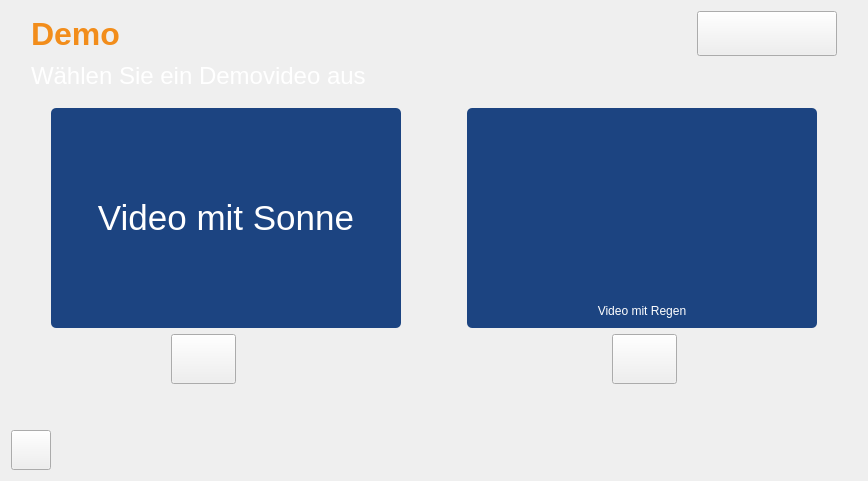
      <widget class="QWidget" name="DemoScreen">
       <layout class="QVBoxLayout" name="verticalLayout_3">
        <item>
         <layout class="QHBoxLayout" name="lyth_headline_demoscreen">
          <property name="spacing">
           <number>6</number>
          </property>
          <property name="leftMargin">
           <number>20</number>
          </property>
          <property name="topMargin">
           <number>0</number>
          </property>
          <property name="rightMargin">
           <number>20</number>
          </property>
          <property name="bottomMargin">
           <number>0</number>
          </property>
          <item>
           <widget class="QLabel" name="lbl_demo">
            <property name="font">
             <font>
              <pointsize>24</pointsize>
              <weight>75</weight>
              <bold>true</bold>
             </font>
            </property>
            <property name="statusTip">
             <string notr="true"/>
            </property>
            <property name="whatsThis">
             <string notr="true"/>
            </property>
            <property name="accessibleName">
             <string notr="true"/>
            </property>
            <property name="accessibleDescription">
             <string notr="true"/>
            </property>
            <property name="styleSheet">
             <string notr="true">color: rgb(242, 141, 27);</string>
            </property>
            <property name="text">
             <string notr="true">Demo</string>
            </property>
           </widget>
          </item>
          <item>
           <spacer name="horizontalSpacer_11">
            <property name="orientation">
             <enum>Qt::Horizontal</enum>
            </property>
            <property name="sizeHint" stdset="0">
             <size>
              <width>10</width>
              <height>10</height>
             </size>
            </property>
           </spacer>
          </item>
          <item>
           <widget class="QPushButton" name="btn_info_demoscreen">
            <property name="sizePolicy">
             <sizepolicy hsizetype="Fixed" vsizetype="Fixed">
              <horstretch>0</horstretch>
              <verstretch>0</verstretch>
             </sizepolicy>
            </property>
            <property name="minimumSize">
             <size>
              <width>140</width>
              <height>45</height>
             </size>
            </property>
            <property name="maximumSize">
             <size>
              <width>140</width>
              <height>45</height>
             </size>
            </property>
            <property name="baseSize">
             <size>
              <width>0</width>
              <height>0</height>
             </size>
            </property>
            <property name="statusTip">
             <string notr="true"/>
            </property>
            <property name="whatsThis">
             <string notr="true"/>
            </property>
            <property name="accessibleName">
             <string notr="true"/>
            </property>
            <property name="accessibleDescription">
             <string notr="true"/>
            </property>
            <property name="styleSheet">
             <string notr="true">QPushButton:hover{
	border-radius:5px;
	border: 2px solid rgb(255, 255, 255)

}</string>
            </property>
            <property name="text">
             <string notr="true"/>
            </property>
            <property name="icon">
             <iconset resource="image_ressources.qrc">
              <normaloff>:/icons/info_logo</normaloff>:/icons/info_logo</iconset>
            </property>
            <property name="iconSize">
             <size>
              <width>130</width>
              <height>30</height>
             </size>
            </property>
           </widget>
          </item>
         </layout>
        </item>
        <item>
         <layout class="QVBoxLayout" name="lytv_bigCenter_demoScreen">
          <property name="sizeConstraint">
           <enum>QLayout::SetDefaultConstraint</enum>
          </property>
          <property name="leftMargin">
           <number>0</number>
          </property>
          <property name="rightMargin">
           <number>0</number>
          </property>
          <item>
           <layout class="QHBoxLayout" name="lyth_smallText_Demo">
            <property name="leftMargin">
             <number>20</number>
            </property>
            <property name="topMargin">
             <number>0</number>
            </property>
            <item alignment="Qt::AlignTop">
             <widget class="QLabel" name="label_demotext">
              <property name="sizePolicy">
               <sizepolicy hsizetype="Fixed" vsizetype="Fixed">
                <horstretch>0</horstretch>
                <verstretch>0</verstretch>
               </sizepolicy>
              </property>
              <property name="font">
               <font>
                <pointsize>18</pointsize>
                <weight>50</weight>
                <bold>false</bold>
               </font>
              </property>
              <property name="statusTip">
               <string notr="true"/>
              </property>
              <property name="whatsThis">
               <string notr="true"/>
              </property>
              <property name="accessibleName">
               <string notr="true"/>
              </property>
              <property name="accessibleDescription">
               <string notr="true"/>
              </property>
              <property name="styleSheet">
               <string notr="true">color: rgb(255, 255, 255);</string>
              </property>
              <property name="text">
               <string notr="true">Wählen Sie ein Demovideo aus</string>
              </property>
             </widget>
            </item>
            <item>
             <spacer name="horizontalSpacer_12">
              <property name="orientation">
               <enum>Qt::Horizontal</enum>
              </property>
              <property name="sizeHint" stdset="0">
               <size>
                <width>40</width>
                <height>20</height>
               </size>
              </property>
             </spacer>
            </item>
            <item>
             <spacer name="verticalSpacer_10">
              <property name="orientation">
               <enum>Qt::Vertical</enum>
              </property>
              <property name="sizeHint" stdset="0">
               <size>
                <width>20</width>
                <height>40</height>
               </size>
              </property>
             </spacer>
            </item>
           </layout>
          </item>
          <item>
           <layout class="QHBoxLayout" name="lyth_bigBtn_Demo">
            <item>
             <spacer name="horizontalSpacer_13">
              <property name="orientation">
               <enum>Qt::Horizontal</enum>
              </property>
              <property name="sizeHint" stdset="0">
               <size>
                <width>40</width>
                <height>20</height>
               </size>
              </property>
             </spacer>
            </item>
            <item>
             <widget class="QPushButton" name="btn_demoSonne">
              <property name="sizePolicy">
               <sizepolicy hsizetype="Fixed" vsizetype="Fixed">
                <horstretch>0</horstretch>
                <verstretch>0</verstretch>
               </sizepolicy>
              </property>
              <property name="minimumSize">
               <size>
                <width>350</width>
                <height>220</height>
               </size>
              </property>
              <property name="font">
               <font>
                <family>MS Shell Dlg 2</family>
                <pointsize>26</pointsize>
                <weight>9</weight>
                <italic>false</italic>
                <bold>false</bold>
               </font>
              </property>
              <property name="statusTip">
               <string/>
              </property>
              <property name="whatsThis">
               <string notr="true"/>
              </property>
              <property name="accessibleName">
               <string notr="true"/>
              </property>
              <property name="accessibleDescription">
               <string notr="true"/>
              </property>
              <property name="styleSheet">
               <string notr="true">QPushButton{
	font: 75 26pt &quot;MS Shell Dlg 2&quot; ;
	background-color: #1C4481;
	border-radius: 5px;
	color:white
}

QPushButton:hover{
	border: 2px solid rgb(255, 255, 255)
}

</string>
              </property>
              <property name="text">
               <string notr="true">Video mit Sonne</string>
              </property>
              <property name="icon">
               <iconset resource="image_ressources.qrc">
                <normaloff>:/icons/demo_sonne</normaloff>:/icons/demo_sonne</iconset>
              </property>
              <property name="iconSize">
               <size>
                <width>85</width>
                <height>85</height>
               </size>
              </property>
              <property name="shortcut">
               <string notr="true"/>
              </property>
              <property name="checkable">
               <bool>false</bool>
              </property>
              <property name="flat">
               <bool>false</bool>
              </property>
             </widget>
            </item>
            <item>
             <spacer name="verticalSpacer_11">
              <property name="orientation">
               <enum>Qt::Vertical</enum>
              </property>
              <property name="sizeHint" stdset="0">
               <size>
                <width>20</width>
                <height>40</height>
               </size>
              </property>
             </spacer>
            </item>
            <item>
             <spacer name="hSpacer_bigbutton_4">
              <property name="orientation">
               <enum>Qt::Horizontal</enum>
              </property>
              <property name="sizeType">
               <enum>QSizePolicy::Fixed</enum>
              </property>
              <property name="sizeHint" stdset="0">
               <size>
                <width>40</width>
                <height>20</height>
               </size>
              </property>
             </spacer>
            </item>
            <item>
             <widget class="QPushButton" name="btn_demoRegen">
              <property name="sizePolicy">
               <sizepolicy hsizetype="Fixed" vsizetype="Fixed">
                <horstretch>0</horstretch>
                <verstretch>0</verstretch>
               </sizepolicy>
              </property>
              <property name="minimumSize">
               <size>
                <width>350</width>
                <height>220</height>
               </size>
              </property>
              <property name="statusTip">
               <string notr="true"/>
              </property>
              <property name="whatsThis">
               <string notr="true"/>
              </property>
              <property name="accessibleName">
               <string notr="true"/>
              </property>
              <property name="accessibleDescription">
               <string notr="true"/>
              </property>
              <property name="styleSheet">
               <string notr="true">QPushButton{
    font: 75 26pt &quot;MS Shell Dlg 2&quot;;
    background-color: #1C4481;
    border-radius: 5px;
	color:white;
    text-align:bottom;
    background-origin: content;
   	background-clip: padding;
    padding-bottom: 10px;
    background-image: url(:/icons/icon_plus) 0 0 0 0;
    background-position: top;
    background-repeat: no-repeat}
QPushButton:hover{border: 2px solid rgb(255, 255, 255)}
</string>
              </property>
              <property name="text">
               <string notr="true">Video mit Regen</string>
              </property>
              <property name="iconSize">
               <size>
                <width>51</width>
                <height>0</height>
               </size>
              </property>
             </widget>
            </item>
            <item>
             <spacer name="horizontalSpacer_14">
              <property name="orientation">
               <enum>Qt::Horizontal</enum>
              </property>
              <property name="sizeHint" stdset="0">
               <size>
                <width>40</width>
                <height>20</height>
               </size>
              </property>
             </spacer>
            </item>
           </layout>
          </item>
          <item>
           <layout class="QHBoxLayout" name="lyth_smallBtn_demoscreen">
            <item>
             <spacer name="horizontalSpacer_3">
              <property name="orientation">
               <enum>Qt::Horizontal</enum>
              </property>
              <property name="sizeHint" stdset="0">
               <size>
                <width>40</width>
                <height>20</height>
               </size>
              </property>
             </spacer>
            </item>
            <item>
             <widget class="QPushButton" name="btn_dataSonne">
              <property name="minimumSize">
               <size>
                <width>65</width>
                <height>50</height>
               </size>
              </property>
              <property name="maximumSize">
               <size>
                <width>65</width>
                <height>50</height>
               </size>
              </property>
              <property name="styleSheet">
               <string notr="true">QPushButton:hover{
	border-radius:5px;
	border: 2px solid rgb(255, 255, 255)

}</string>
              </property>
              <property name="text">
               <string/>
              </property>
              <property name="icon">
               <iconset resource="image_ressources.qrc">
                <normaloff>:/icons/data_icon</normaloff>:/icons/data_icon</iconset>
              </property>
              <property name="iconSize">
               <size>
                <width>55</width>
                <height>30</height>
               </size>
              </property>
             </widget>
            </item>
            <item>
             <spacer name="horizontalSpacer">
              <property name="orientation">
               <enum>Qt::Horizontal</enum>
              </property>
              <property name="sizeType">
               <enum>QSizePolicy::Fixed</enum>
              </property>
              <property name="sizeHint" stdset="0">
               <size>
                <width>370</width>
                <height>20</height>
               </size>
              </property>
             </spacer>
            </item>
            <item>
             <widget class="QPushButton" name="btn_dataRegen">
              <property name="minimumSize">
               <size>
                <width>65</width>
                <height>50</height>
               </size>
              </property>
              <property name="maximumSize">
               <size>
                <width>65</width>
                <height>50</height>
               </size>
              </property>
              <property name="statusTip">
               <string notr="true"/>
              </property>
              <property name="whatsThis">
               <string notr="true"/>
              </property>
              <property name="accessibleName">
               <string notr="true"/>
              </property>
              <property name="accessibleDescription">
               <string notr="true"/>
              </property>
              <property name="styleSheet">
               <string notr="true">QPushButton:hover{
	border-radius:5px;
	border: 2px solid rgb(255, 255, 255)

}</string>
              </property>
              <property name="text">
               <string/>
              </property>
              <property name="icon">
               <iconset resource="image_ressources.qrc">
                <normaloff>:/icons/data_icon</normaloff>:/icons/data_icon</iconset>
              </property>
              <property name="iconSize">
               <size>
                <width>55</width>
                <height>30</height>
               </size>
              </property>
             </widget>
            </item>
            <item>
             <spacer name="horizontalSpacer_4">
              <property name="orientation">
               <enum>Qt::Horizontal</enum>
              </property>
              <property name="sizeHint" stdset="0">
               <size>
                <width>40</width>
                <height>20</height>
               </size>
              </property>
             </spacer>
            </item>
            <item>
             <spacer name="verticalSpacer_12">
              <property name="orientation">
               <enum>Qt::Vertical</enum>
              </property>
              <property name="sizeType">
               <enum>QSizePolicy::Fixed</enum>
              </property>
              <property name="sizeHint" stdset="0">
               <size>
                <width>20</width>
                <height>50</height>
               </size>
              </property>
             </spacer>
            </item>
           </layout>
          </item>
          <item>
           <spacer name="verticalSpacer_snallText_4">
            <property name="orientation">
             <enum>Qt::Vertical</enum>
            </property>
            <property name="sizeType">
             <enum>QSizePolicy::Expanding</enum>
            </property>
            <property name="sizeHint" stdset="0">
             <size>
              <width>20</width>
              <height>40</height>
             </size>
            </property>
           </spacer>
          </item>
         </layout>
        </item>
        <item>
         <layout class="QHBoxLayout" name="lyth_bottom_demoscreen">
          <item>
           <widget class="QPushButton" name="btn_back_demoscreen">
            <property name="sizePolicy">
             <sizepolicy hsizetype="Fixed" vsizetype="Fixed">
              <horstretch>0</horstretch>
              <verstretch>0</verstretch>
             </sizepolicy>
            </property>
            <property name="minimumSize">
             <size>
              <width>20</width>
              <height>20</height>
             </size>
            </property>
            <property name="maximumSize">
             <size>
              <width>40</width>
              <height>40</height>
             </size>
            </property>
            <property name="font">
             <font>
              <family>Segoe UI</family>
              <weight>50</weight>
              <bold>false</bold>
             </font>
            </property>
            <property name="statusTip">
             <string notr="true"/>
            </property>
            <property name="whatsThis">
             <string notr="true"/>
            </property>
            <property name="accessibleName">
             <string notr="true"/>
            </property>
            <property name="accessibleDescription">
             <string notr="true"/>
            </property>
            <property name="styleSheet">
             <string notr="true">QPushButton:hover{
	border-radius:5px;
	border: 2px solid rgb(255, 255, 255)

}</string>
            </property>
            <property name="text">
             <string notr="true"/>
            </property>
            <property name="icon">
             <iconset resource="image_ressources.qrc">
              <normaloff>:/icons/back_icon</normaloff>:/icons/back_icon</iconset>
            </property>
            <property name="iconSize">
             <size>
              <width>20</width>
              <height>20</height>
             </size>
            </property>
           </widget>
          </item>
          <item>
           <spacer name="horizontalSpacer_15">
            <property name="orientation">
             <enum>Qt::Horizontal</enum>
            </property>
            <property name="sizeHint" stdset="0">
             <size>
              <width>40</width>
              <height>20</height>
             </size>
            </property>
           </spacer>
          </item>
          <item>
           <spacer name="verticalSpacer_bottom_4">
            <property name="orientation">
             <enum>Qt::Vertical</enum>
            </property>
            <property name="sizeType">
             <enum>QSizePolicy::Fixed</enum>
            </property>
            <property name="sizeHint" stdset="0">
             <size>
              <width>20</width>
              <height>40</height>
             </size>
            </property>
           </spacer>
          </item>
         </layout>
        </item>
       </layout>
      </widget>
